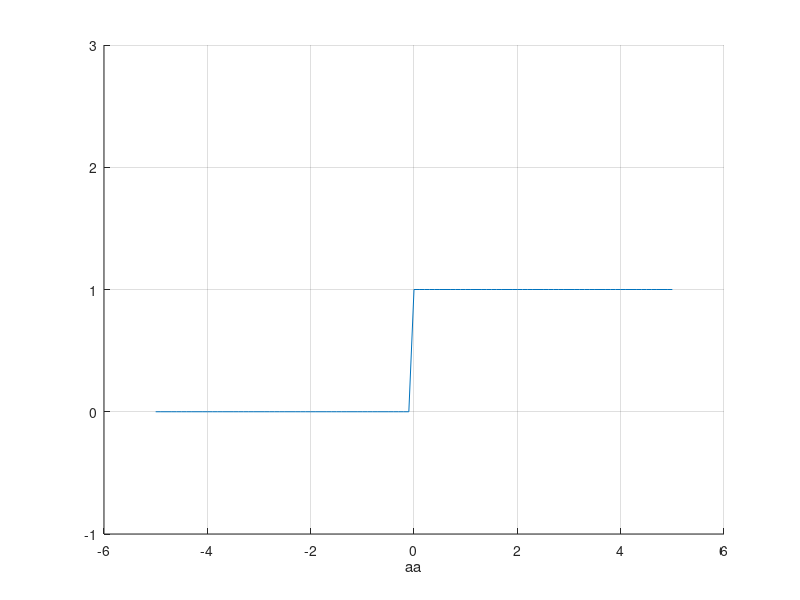

MATLAB code for this plot:
clc
clear
close all
function res = f(x)
  if ~isnumeric(x) error('Number expected','The function expects a number') endif
  tamanho = size(x);
  res = [];
  for i=1:tamanho
     res =[res ~(x<0)];
  end 

endfunction


hold on;
#display(f(0));
x = -5:0.1:5;

y = f(x);
plot(x,y);
grid
xlabel("aa")
ylim([-1 3])
hold off
 
